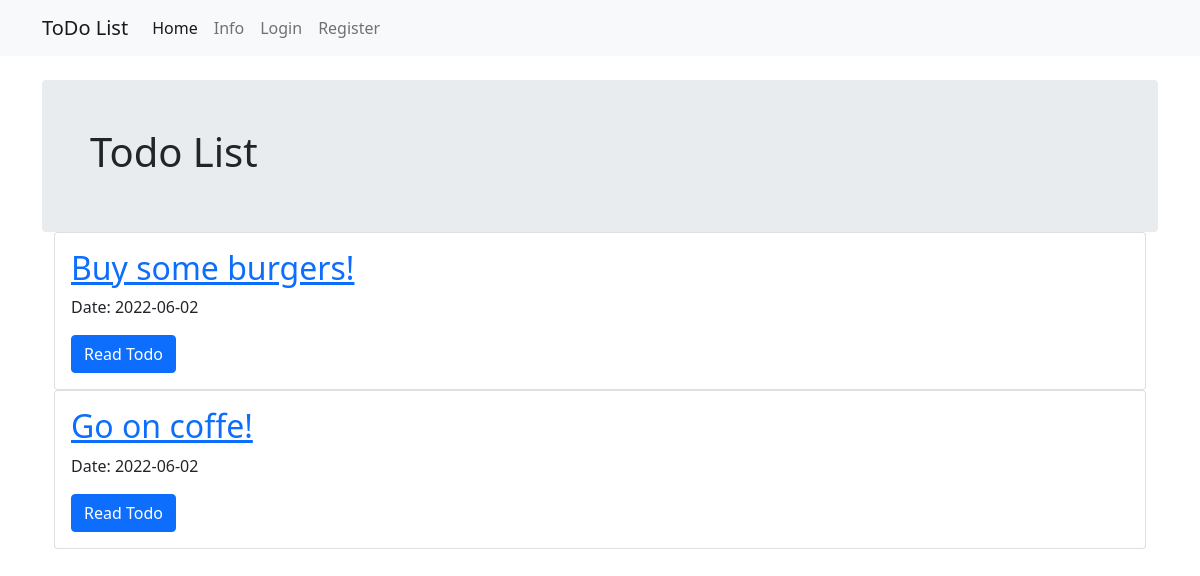
The page / on the database its author committed.
### todoproject/models.py (models this page shows, shortened)
class Todos(db.Model, UserMixin):
    __tablename__ = 'todos'
    users = db.relationship(User)
    id = db.Column(db.Integer, primary_key=True)
    user_id = db.Column(db.Integer, db.ForeignKey('users.id'), nullable=False)
    date = db.Column(db.DateTime, nullable=False, default=datetime.utcnow)
    text = db.Column(db.Text, nullable=False)

### todoproject/core/views.py (the view)
@core.route('/')
def index():
    page = request.args.get('page', 1, type=int)
    todo = Todos.query.order_by(Todos.date.desc()).paginate(page=page, per_page=10)
    return render_template('index.html', todo=todo)

### todoproject/templates/index.html
{% extends "base.html"%}
{% block content %}
    <div class="mt-4 p-5 text-dark rounded" style="background-color: #e9ecef">
        <h1>Todo List</h1>
    </div>
    <div class="container">
        {% for todo in todo.items %}
        <div class="card">
            <div class="card-body">
                <h2><a class="card-title" href="{{ url_for('todos.update_todo',todos_id=todo.id)}}">{{todo.text}}</a></h2>
                <p>Date: {{todo.date.strftime('%Y-%m-%d')}}</p>
                <a class="btn btn-primary" href="{{ url_for('todos.todo',todos_id=todo.id)}}">Read Todo</a>
            </div>
        </div>
        {% endfor %}
    </div>
{% endblock %}

### rows shown on the page
Todos: text "Buy some burgers!", date "2022-06-02"
Todos: text "Go on coffe!", date "2022-06-02"
